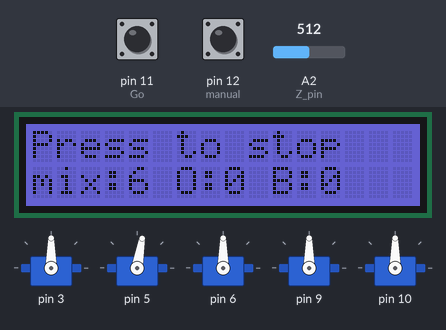
Recording of a sketch running on a simulated Arduino Uno, built with avr-gcc and run on an emulated ATmega328P. Parts: 5 × servo, 16×2 character LCD. The test bench sets the inputs (shaded band); at power-on: pin 12 (manual) HIGH, pin 11 (Go) HIGH, A2 (Z_pin) = 512. What the sketch prints to the serial monitor is not drawn.

Above: at 2.9 s.
3.0 s: pin 12 (manual) pulled LOW for 0.15 s
At 4.1 s:
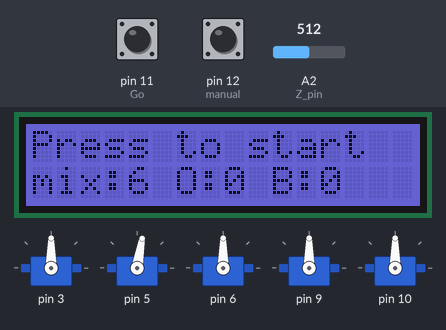
4.7 s: pin 12 (manual) pulled LOW for 3.2 s
At 5.6 s:
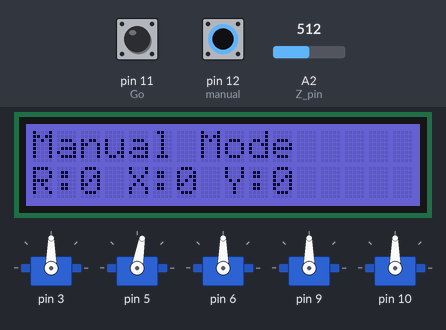
9.4 s: pin 11 (Go) pulled LOW for 0.15 s
At 10.6 s:
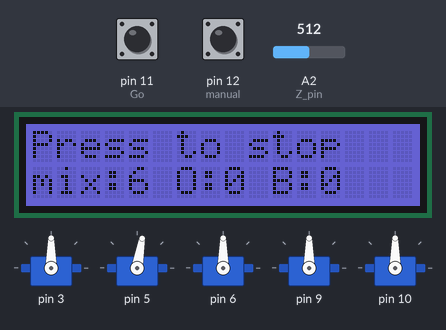
Timing chart, 0 to 12.4 s (numbered marks = the images above; inputs shaded):
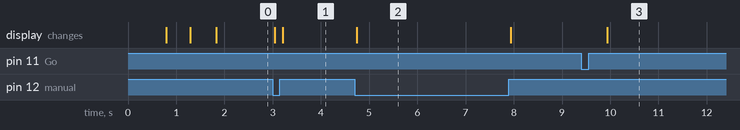

Measured:
- after the input at 3.0 s, the display: first changes at once (image 1 shows a later state)
- after the input at 4.7 s, the display: changes after 0.05 s (image 2)
- after the input at 9.4 s, the display: changes after 0.54 s (image 3)

The sketch:

Lib_Bras_Robot.ino
```cpp
#include "bras_robot.h"
#include <Wire.h>

// VARIABLE POSITION
int mixed_X = 14;
int mixed_rZ = 90;
int mixed_Y[6] = {2.5, 7.5, 12.5, 17.5, 22.5, 27.5};
int mixed_height = 6;

int blue_X = 14;
int blue_rZ = 45;
int blue_Y[6] = {2.5, 7.5, 12.5, 17.5, 22.5, 27.5};
int blue_height = 0;

int orange_X = 14;
int orange_rZ = 135;
int orange_Y[6] = {2.5, 7.5, 12.5, 17.5, 22.5, 27.5};
int orange_height = 0;


// SERVOMOTEUR
bras bras(3,5,6,9,10);


// CAPTEUR DE COULEUR
// int S0 = 12;
// int S1 = 8;
// int S2 = 7;
// int S3 = 4;
// int sensorOut = 2;

// int rouge = 0;
// int vert = 0;
// int bleu = 0;

// String couleur = "none";

//CONTROLE
int X_pin = A0;
int Y_pin = A1;
int Z_pin = A2;

int manual = 12;
int Go = 11;
int mode = 0;

//LCD
#include "rgb_lcd.h"
rgb_lcd lcd;

//BRAS
int X = 0;
int Y = 0;
int R = 0;

void setup(){

 //SERVOMOTEUR
 bras.Begin(9600);
 bras.SetManuel(90, 80, 90, 90, 90);

 //CAPTEUR DE COULEUR
//  pinMode(S0, OUTPUT);
//   pinMode(S1, OUTPUT);
//   pinMode(S2, OUTPUT);
//   pinMode(S3, OUTPUT);
//   pinMode(sensorOut, INPUT);

// fréquence à 20%
// digitalWrite(S0, HIGH);
// digitalWrite(S1, LOW);

//CONTROLE
pinMode(manual, INPUT_PULLUP);
pinMode(Go, INPUT_PULLUP);
pinMode(X_pin, INPUT);
pinMode(Y_pin, INPUT);
pinMode(Z_pin, INPUT);
//LCD
Wire.begin();
lcd.begin(16, 2);
lcd.setRGB(55, 50, 200);
lcd.clear();
lcd.home();
lcd.setCursor(0, 0);
lcd.print("ROBOTIC ARM 2000");
lcd.setCursor(0, 1);
lcd.print("init");
delay(500);
lcd.print(".");
delay(500);
lcd.print(".");
delay(500);
lcd.print(".");
lcd.display();
}

void loop(){
  // get_color();
  // Serial.println(couleur);
  //
  // for (int t=0; t<90; t++){
  //  bras.SetManuel(90, t, 90, 90, 90);
  //  delay(20);
  // }
  // delay(500);
  // for (int t=0; t<90; t++){
  //  bras.SetManuel(90, 90-t, 90, 90, 90);
  //  delay(20);
  // }
  // delay(500);

screen();
Manual();

}

// void get_color(){
//   // ===== ROUGE =====
//   digitalWrite(S2, LOW);
//   digitalWrite(S3, LOW);

//   rouge = pulseIn(sensorOut, LOW);

//   // ===== BLEU =====
//   digitalWrite(S2, LOW);
//   digitalWrite(S3, HIGH);

//   bleu = pulseIn(sensorOut, LOW);

//   // ===== VERT =====
//   digitalWrite(S2, HIGH);
//   digitalWrite(S3, HIGH);

//   vert = pulseIn(sensorOut, LOW);

//   // affichage
//   // Serial.print("R = ");
//   // Serial.print(rouge);

//   // Serial.print(" V = ");
//   // Serial.print(vert);

//   // Serial.print(" B = ");
//   // Serial.println(bleu);

//   // ===== DETECTION =====

//   // BLEU
//   if (bleu < 150 && bleu < rouge && bleu < vert) {
//     couleur = "BLEU";
//   }

//   // ORANGE
//   else if (rouge < 75 && bleu > rouge) {
//     couleur = "ORANGE";
//   }

//   else{
//     couleur = "none";
//   }

//   return couleur;
// }

void screen(){
  if(digitalRead(manual) == 0){
    mode = 2;
    lcd.setCursor(0, 0);
    lcd.print("Manual Mode     ");
    lcd.setCursor(0, 1);
    lcd.print("R:");
    lcd.print(R);
    lcd.print(" X:");
    lcd.print(X);
    lcd.print(" Y:");
    lcd.print(Y);
    lcd.print("       ");
  }

  if(digitalRead(manual) == 1 && digitalRead(Go) == 1){
    if(mode == 2){
      mode = 1;
    }

    if(mode == 1){
      lcd.setCursor(0, 0);
      lcd.print("Press to start    ");
      lcd.setCursor(0, 1);
      lcd.print("mix:");
      lcd.print(mixed_height);
      lcd.print(" O:");
      lcd.print(0);
      lcd.print(" B:");
      lcd.print(0);
      lcd.print("       ");
    }

    if(mode == 0){
      lcd.setCursor(0, 0);
      lcd.print("Press to stop    ");
      lcd.setCursor(0, 1);
      lcd.print("mix:");
      lcd.print(mixed_height);
      lcd.print(" O:");
      lcd.print(0);
      lcd.print(" B:");
      lcd.print(0);
      lcd.print("       ");
    }
  }

  if(digitalRead(Go) == 0){
    if(mode == 0){
      mode = 1;
      delay(500);
    }
    else if(mode == 1){
      mode = 0;
      delay(500);
    }
  }
}

void Manual(){
  if(mode == 2){
    int Z_pos = analogRead(Z_pin);
    Serial.println(Z_pos);
    if(Z_pos < 492){
      R += 1;
      delay(20);
    }
  }
}
```

bras_robot.cpp
```cpp
#include "bras_robot.h"
#include "Servo.h"

  // rZ
  // Epaule
  // Coude
  // Poignet
  // Pince

bras::bras(int input_rZ, int input_Epaule, int input_Coude, int input_Poignet, int input_Pince) {
  rZ_pin        = input_rZ;
  Epaule_pin    = input_Epaule;
  Coude_pin     = input_Coude;
  Poignet_pin   = input_Poignet;
  Pince_pin    = input_Pince;
}

void bras::Begin(int Bauds) {
  Serial.begin(Bauds);
  Serial.println("*****************************");
  Serial.println("demarage bras");
  Serial.println("*****************************");
  Serial.println("");

  rZ.attach(rZ_pin);
  Serial.print("le servo 'axe Z' est sur le pin ");
  Serial.println(rZ_pin);

  Epaule.attach(Epaule_pin);
  Serial.print("le servo 'Epaule' est sur le pin ");
  Serial.println(Epaule_pin);

  Coude.attach(Coude_pin);
  Serial.print("le servo 'Coude' est sur le pin ");
  Serial.println(Coude_pin);

  Poignet.attach(Poignet_pin);
  Serial.print("le servo 'Poignet' est sur le pin ");
  Serial.println(Poignet_pin);

  Pince.attach(Pince_pin);
  Serial.print("le servo 'Pince' est sur le pin ");
  Serial.println(Pince_pin);
}

void bras::SetManuel(int set_rZ, int set_Epaule, int set_Coude, int set_Poignet, int set_Pince){
  rZ.write(set_rZ);
  Epaule.write(set_Epaule);
  Coude.write(set_Coude);
  Poignet.write(set_Poignet);
  Pince.write(set_Pince);
}

void bras::SetXY(int set_X, int set_Y){
  int taille_Bras = 15;//----------------------------------- taille bras -----------------------------------
  int R = 17;//--------------------------------------------- angle minimum coude -------------------------------
  int theta = 90;

  int X = set_X;
  int Y = set_Y - 10; //------------------------------------ offset Y ----------------------------------------

  int alpha = atan(Y / X);

  int BP = sqrt( (X*X) + (Y*Y) );
  int HP = BP / 2;

  int beta = acos(HP / taille_Bras);
  int E = beta + alpha;//---------------------------------- angle Epaule --------------------------------------

  int D = 90 - alpha;

  int W = 180 - (2 * beta);

  int Z = W - R;//----------------------------------------- angle Coude ---------------------------------------

  int rho = (beta + D) - 90;

  int Q = rho + theta ; //--------------------------------- angle Poignet -------------------------------------

}

void bras::SetRotation(int set_rZ){
  rZ.write(set_rZ);
}

void bras::SetPos(int set_X, int set_Y, int set_rZ){
  SetRotation(set_rZ);
  SetXY(set_X, set_Y);
}

void bras::Go(int set_X, int set_Y, int set_Z){
  Serial.println("Fonction .Go non fonctionelle pour le moment");
}
```

bras_robot.h
```cpp
#ifndef bras_robot_h
#define bras_robot_h

#include <Arduino.h>
#include "Servo.h"

class bras {
  public:
    bras(int input_rZ, int input_Epaule, int input_Coude, int input_Poignet, int input_Pince);
    void Begin(int Bauds);
    void SetManuel(int set_rZ, int set_Epaule, int set_Coude, int set_Poignet, int set_Pince);
    void SetXY(int set_X, int set_Y);
    void SetRotation(int set_rZ);
    void SetPos(int set_X, int set_Y, int set_rZ);
    void Go(int set_X, int set_Y, int set_rZ);

    Servo rZ;
    Servo Epaule;
    Servo Coude;
    Servo Poignet;
    Servo Pince;
  private:
    int rZ_pin;
    int Epaule_pin;
    int Coude_pin;
    int Poignet_pin;
    int Pince_pin;

    // int pos_rZ;
    // int pos_Epaule;
    // int pos_Coude;
    // int pos_Poignet;
    // int pos_Pince;
    // int X;
    // int Y;
};

#endif
```
